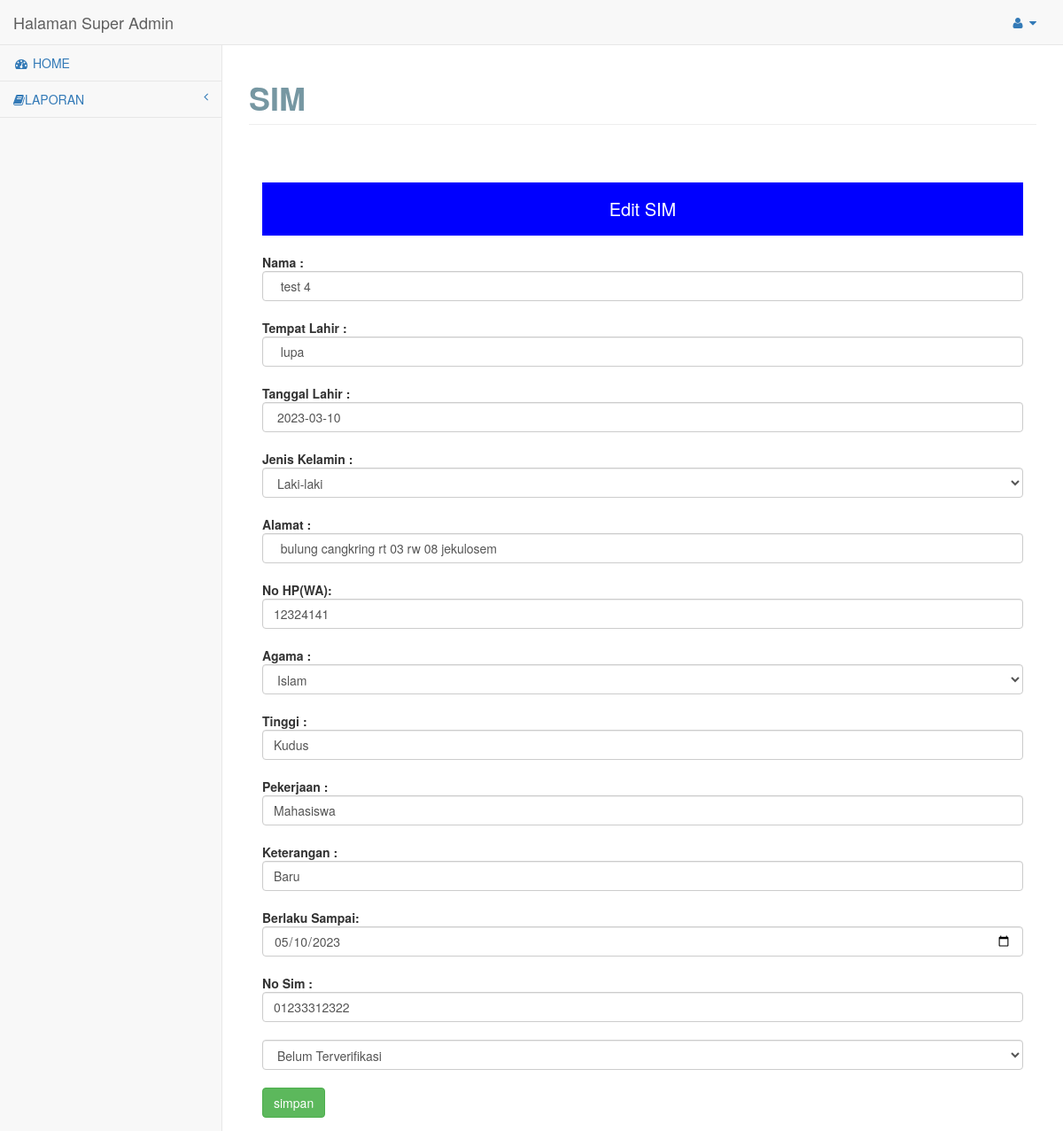
The page /admin/admin/pages/index.php?module=edit_sim&id=13 on the database its author committed.
### tables this page shows
CREATE TABLE `tbl_sim` (
  `id_sim` int(12) NOT NULL,
  `nama` varchar(30) NOT NULL,
  `tgl_lahir` date NOT NULL,
  `tmp_lahir` varchar(20) NOT NULL,
  `jenis_kelamin` varchar(30) NOT NULL,
  `alamat` varchar(40) NOT NULL,
  `agama` varchar(20) NOT NULL,
  `no_telp` varchar(20) NOT NULL,
  `tinggi` varchar(12) NOT NULL,
  `pekerjaan` varchar(30) NOT NULL,
  `keterangan` varchar(20) NOT NULL,
  `masa` varchar(20) NOT NULL,
  `no_sim` varchar(20) NOT NULL,
  `status` varchar(50) NOT NULL,
  `created_date` datetime DEFAULT NULL,
  `modified_date` datetime DEFAULT NULL
);

### admin/admin/pages/edit_sim.php (the view, shortened to what this page needs)
<div id="page-wrapper">
	<div class="row">
		<div class="col-lg-12">
			<h1 class="page-header">SIM</h1>
		</div>
	</div>
	<div class="row">
		<div class="col-lg-12">
			<div class="panel-body">
				<?php
				include "koneksi.php";
				$e = $_GET['id'];
				$edit = mysqli_query($conn, "SELECT * FROM tbl_sim WHERE id_sim='$e'");
				$book = mysqli_fetch_array($edit);
				?>
				<div style="margin-top:30px;width:100%,height:50px;text-align:center;background:#0000ff;color:#fff;line-height:60px;font-size:20px;margin-bottom:20px;">
					Edit SIM
				</div>
				<form action="?module=e_sim" method="post" enctype="multipart/form-data">
					<b>Nama :</b> <input type="text" name="nama" class="form-control" value=" <?php echo $book['nama']; ?>"><br>
					<b>Tempat Lahir : </b><input type="text" name="tmp_lahir" class="form-control" value=" <?php echo $book['tmp_lahir']; ?>"><br>
					<b>Tanggal Lahir : </b><input type="text" name="tgl_lahir" class="form-control" value=" <?php echo $book['tgl_lahir']; ?>"><br>
					<b>Jenis Kelamin :</b>
					<td><select name="jenis_kelamin" class="form-control">
							<?php
							if ($book['jenis_kelamin'] == 'Laki-laki') {
							?>
								<option value="Laki-laki" selected>Laki-laki</option>
							<?php } else { ?>
								<option value="Laki-laki">Laki-laki</option>
								<option value="Perempuan" selected>Perempuan</option>
							<?php } ?>
						</select></td>
					</tr><br>
					<b>Alamat : </b><input type="text" name="alamat" class="form-control" value=" <?php echo $book['alamat']; ?>"><br>
					<b>No HP(WA): </b><input type="text" name="no_telp" placeholder="Nomor Telepon WA" value="<?php echo $book['no_telp'] ?>" class="form-control"><br>
					<b>Agama :</b>
					<td><select name="agama" class="form-control">
							<?php
							if ($book['agama'] == 'Islam') {
							?>
								<option value="Islam" selected>Islam</option>
							<?php } ?>
						</select></td>
					</tr><br>
					<b>Tinggi : </b><input type="text" name="tinggi" class="form-control" value="<?php echo $book['tinggi']; ?>"><br>
					<b>Pekerjaan : </b><input type="text" name="pekerjaan" class="form-control" value="<?php echo $book['pekerjaan']; ?>"><br>
					<b>Keterangan : </b><input type="text" name="ket" class="form-control" value="<?php echo $book['keterangan']; ?>"><br>
					<b>Berlaku Sampai: </b><input type="date" name="masa" class="form-control" value="<?php echo $book['masa']; ?>"><br>
					<b>No Sim : </b><input type="text" name="no_sim" class="form-control" value="<?php echo $book['no_sim']; ?>"><br>
					<select name="status" class="form-control">
						<?php if ($book['status'] === "Terverifikasi") { ?>
							<option value="<?php echo $book['status'] ?>"><?php echo $book['status'] ?></option>
							<option value="Belum Terverifikasi">Belum Terverifikasi</option>
						<?php } else { ?>
							<option value="<?php echo $book['status'] ?>"><?php echo $book['status'] ?></option>
						<?php } ?>
					</select>
					<td><br>
						<input type="submit" class="btn btn-success" value="simpan">
				</form>
			</div>
		</div>
	</div>
</div>

### rows shown on the page
tbl_sim: nama "test 4", tmp_lahir "lupa", tgl_lahir "2023-03-10", jenis_kelamin "Laki-laki", alamat "bulung cangkring rt 03 rw 08 jekulosem", no_telp "12324141", agama "Islam", tinggi "Kudus", pekerjaan "Mahasiswa", ket "Baru", masa "05/10/2023", no_sim "01233312322", status "Belum Terverifikasi"
